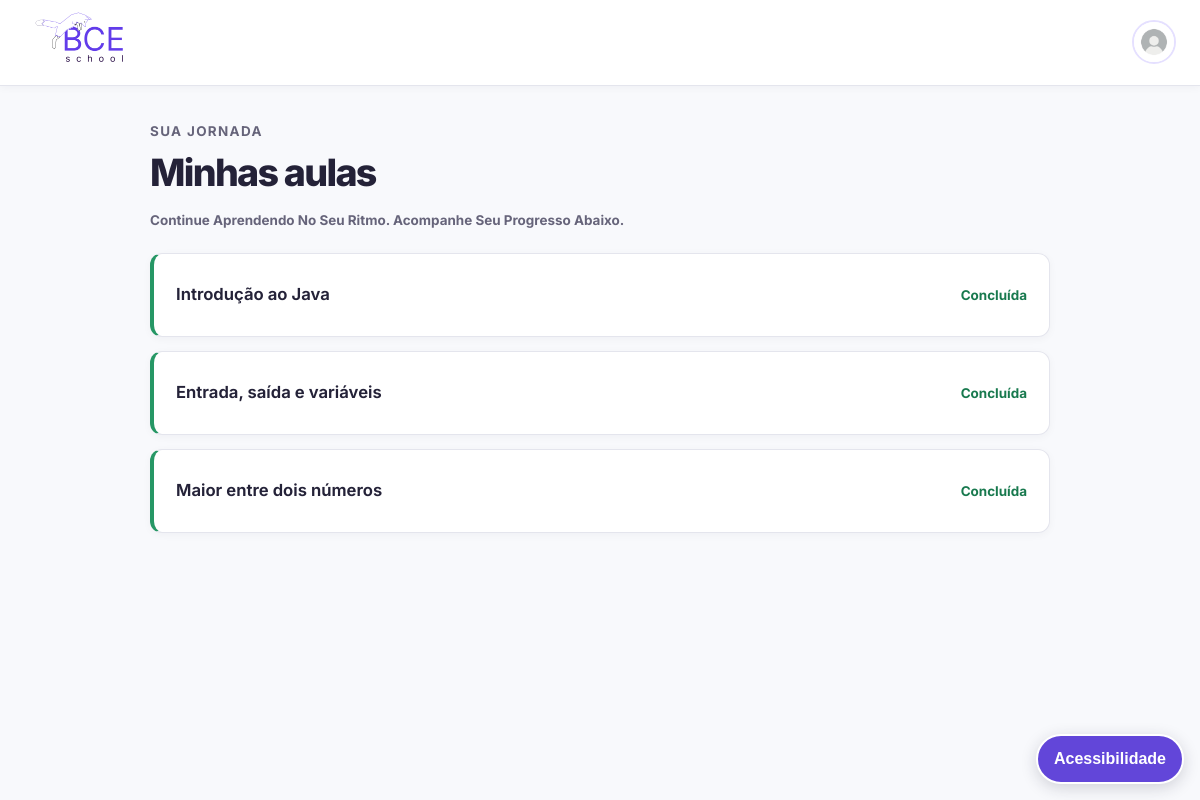
Page /pages/aulas.php (signed in) on the committed database.
### tables this page shows
CREATE TABLE usuarios(
	id INT AUTO_INCREMENT PRIMARY KEY,
	nome VARCHAR(100) NOT NULL,
	email VARCHAR(255) NOT NULL UNIQUE,
	senha VARCHAR(255) NOT NULL,
	foto varchar(255) not null default 'default.jpg',
	aula_atual INT NOT NULL DEFAULT 1
);

CREATE TABLE aulas(
	id INT AUTO_INCREMENT PRIMARY KEY,
	titulo VARCHAR(255) NOT NULL,
	video_url VARCHAR(255) NOT NULL,
	conteudo TEXT NOT NULL,
	exercicio_id INT NOT NULL,
	posicao INT NOT NULL,
	FOREIGN KEY (exercicio_id) REFERENCES exercicios(id)
	ON DELETE cascade
);

### pages/aulas.php (the view, shortened to what this page needs)
<?php
require_once "../backend/database.php";
$usuarioid = pegarusuarioid();
$stmt = $pdo->prepare(
    "SELECT aula_atual, foto
     FROM usuarios
     WHERE id = ?"
);
$stmt->execute([$usuarioid]);
$usuario = $stmt->fetch(PDO::FETCH_ASSOC);
$aula_atual = (int) $usuario["aula_atual"];
$foto = $usuario["foto"];
if ($foto === "default.jpg") {
    $caminhoFoto = "../user/default.jpg";
} else {
    $caminhoFoto = "../uploads/perfil/" . $foto;
}
$stmt = $pdo->prepare(
    "SELECT *
     FROM aulas
     ORDER BY posicao ASC"
);
$stmt->execute();
$aulas = $stmt->fetchAll(PDO::FETCH_ASSOC);
?>
<!DOCTYPE html>
<html lang="pt-br">
<head>
    <link rel="stylesheet" href="../CSS/design-system.css">
    <link rel="stylesheet" href="../CSS/acessibilidade.css">
</head>
<body>
    <header class="bce-header">
    <a class="bce-brand" href="../index.html"><img class="logo" src="../imgs/Frame 3.png" alt="BCE School"></a>
    <a href="usuario.php" class="perfil_link" aria-label="Abrir perfil do usuário">
        <img
            src="<?= htmlspecialchars($caminhoFoto) ?>"
            class="foto_menu"
            alt="Perfil"
        >
    </a>
    </header>
<main id="conteudo-principal" class="aulas-lista" tabindex="-1" aria-label="Lista de aulas">
    <div class="page-intro">
        <p class="page-eyebrow">SUA JORNADA</p>
        <h1>Minhas aulas</h1>
        <p>Continue aprendendo no seu ritmo. Acompanhe seu progresso abaixo.</p>
    </div>
<?php foreach ($aulas as $a): ?>
    <?php
    $posicao = (int) $a["posicao"];
    $concluido = $posicao < $aula_atual;
    $afazer = $posicao === $aula_atual;
    ?>
    <?php if ($concluido || $afazer): ?>
        <a
            class="aula_<?= $concluido ? "concluida" : "afazer" ?>"
            href="aula.php?id=<?= $a["id"] ?>"
        >
    <?php else: ?>
        <div class="aula_fechada">
    <?php endif; ?>
        <h2>
            <?= htmlspecialchars($a["titulo"]) ?>
        </h2>
        <?php if ($concluido): ?>
            <p>concluída</p>
        <?php elseif ($afazer): ?>
            <p>a fazer</p>
        <?php else: ?>
            <p>fechada</p>
        <?php endif; ?>
    <?php if ($afazer || $concluido): ?>
        </a>
    <?php else: ?>
        </div>
    <?php endif; ?>
<?php endforeach; ?>
</main>
</body>
</html>

### CSS/design-system.css (style rules this page uses)
:root { color-scheme: light; --bce-primary: #6246D9; --bce-primary-hover: #5035C2; --bce-primary-pressed: #4229A8; --bce-primary-soft: #F1EEFF; --bce-accent: #8C7AE6; --bce-bg: #F8F9FC; --bce-surface: #FFFFFF; --bce-surface-soft: #F5F6FA; --bce-text: #242238; --bce-text-muted: #66647A; --bce-border: #E4E5ED; --bce-border-strong: #C9C8D8; --bce-success: #18794E; --bce-success-bg: #EAF7F0; --bce-warning: #8A5A00; --bce-danger: #B42318; --bce-danger-bg: #FFF1F0; --bce-focus: #E0A800; --bce-radius-sm: 8px; --bce-radius: 12px; --bce-radius-lg: 18px; --bce-shadow-sm: 0 2px 8px rgba(28, 24, 58, .04); --bce-shadow: 0 12px 32px rgba(28, 24, 58, .07); --bce-content-width: 1160px; --bce-transition: 160ms ease; }
*, *::before, *::after { box-sizing: border-box; }
html { min-width: 320px; scroll-behavior: smooth; }
body { margin: 0; min-height: 100vh; background: var(--bce-bg) !important; color: var(--bce-text) !important; font-family: Inter, system-ui, -apple-system, BlinkMacSystemFont, "Segoe UI", sans-serif !important; font-size: 16px; line-height: 1.65; -webkit-font-smoothing: antialiased; }
img { max-width: 100%; }
a { color: var(--bce-primary); text-underline-offset: .2em; }
:where(a, button, input, textarea, select, [tabindex]):focus-visible { outline: 3px solid var(--bce-focus) !important; outline-offset: 3px !important; }
.logo { width: 112px; height: 52px; object-fit: contain; }
body > header, header.bce-header { min-height: 72px; width: 100%; padding: 12px max(24px, calc((100% - var(--bce-content-width)) / 2)); display: flex; align-items: center; justify-content: space-between; gap: 20px; background: var(--bce-surface) !important; border-bottom: 1px solid var(--bce-border) !important; box-shadow: var(--bce-shadow-sm) !important; }
.bce-brand, header > a:first-child { color: var(--bce-text) !important; font-weight: 800; font-size: 1.05rem; letter-spacing: -.035em; text-decoration: none; }
.perfil_link { display: inline-flex !important; align-items: center; justify-content: center; border-radius: 50%; }
.foto_menu { width: 44px !important; height: 44px !important; object-fit: cover; border: 2px solid #E5E0FF !important; border-radius: 50%; }
body:has(.aulas-lista) { background: var(--bce-bg) !important; }
.aulas-lista { width: min(100% - 40px, 900px); margin: 34px auto 64px; display: grid; gap: 14px; }
.aulas-lista > a, .aulas-lista > .aula_fechada { display: flex; align-items: center; gap: 16px; width: 100%; min-height: 84px; margin: 0; padding: 19px 22px; border: 1px solid var(--bce-border) !important; border-left: 4px solid transparent !important; border-radius: var(--bce-radius); background: var(--bce-surface) !important; box-shadow: var(--bce-shadow-sm); text-decoration: none; transition: border-color var(--bce-transition), transform var(--bce-transition), box-shadow var(--bce-transition); }
.aulas-lista h2 { flex: 1; margin: 0; color: var(--bce-text) !important; font-size: 1.04rem; font-weight: 650; }
.aulas-lista p { margin: 0; color: var(--bce-text-muted); font-size: .84rem; font-weight: 700; text-transform: capitalize; }
.aulas-lista .aula_concluida { border-left-color: #269765 !important; }
.aulas-lista .aula_concluida p { color: var(--bce-success); }
.page-intro { margin-bottom: 8px; }
.page-eyebrow { margin: 0 0 5px; color: var(--bce-primary); font-size: .76rem; font-weight: 800; letter-spacing: .1em; }
.page-intro h1 { margin: 0; color: var(--bce-text); font-size: clamp(1.8rem, 4vw, 2.35rem); font-weight: 800; letter-spacing: -.045em; }
.page-intro > p:last-child { margin: 5px 0 0; color: var(--bce-text-muted); }

### CSS/acessibilidade.css (style rules this page uses)
html { scroll-behavior: smooth; }
:where(a, button, input, select, textarea, [tabindex]):focus-visible { outline: 3px solid #f4c542; outline-offset: 3px; }

### rows in the picture
usuarios: foto (placeholder picture)
aulas: titulo "Introdução ao Java", posicao "Concluída"
aulas: titulo "Entrada, saída e variáveis", posicao "Concluída"
aulas: titulo "Maior entre dois números", posicao "Concluída"
